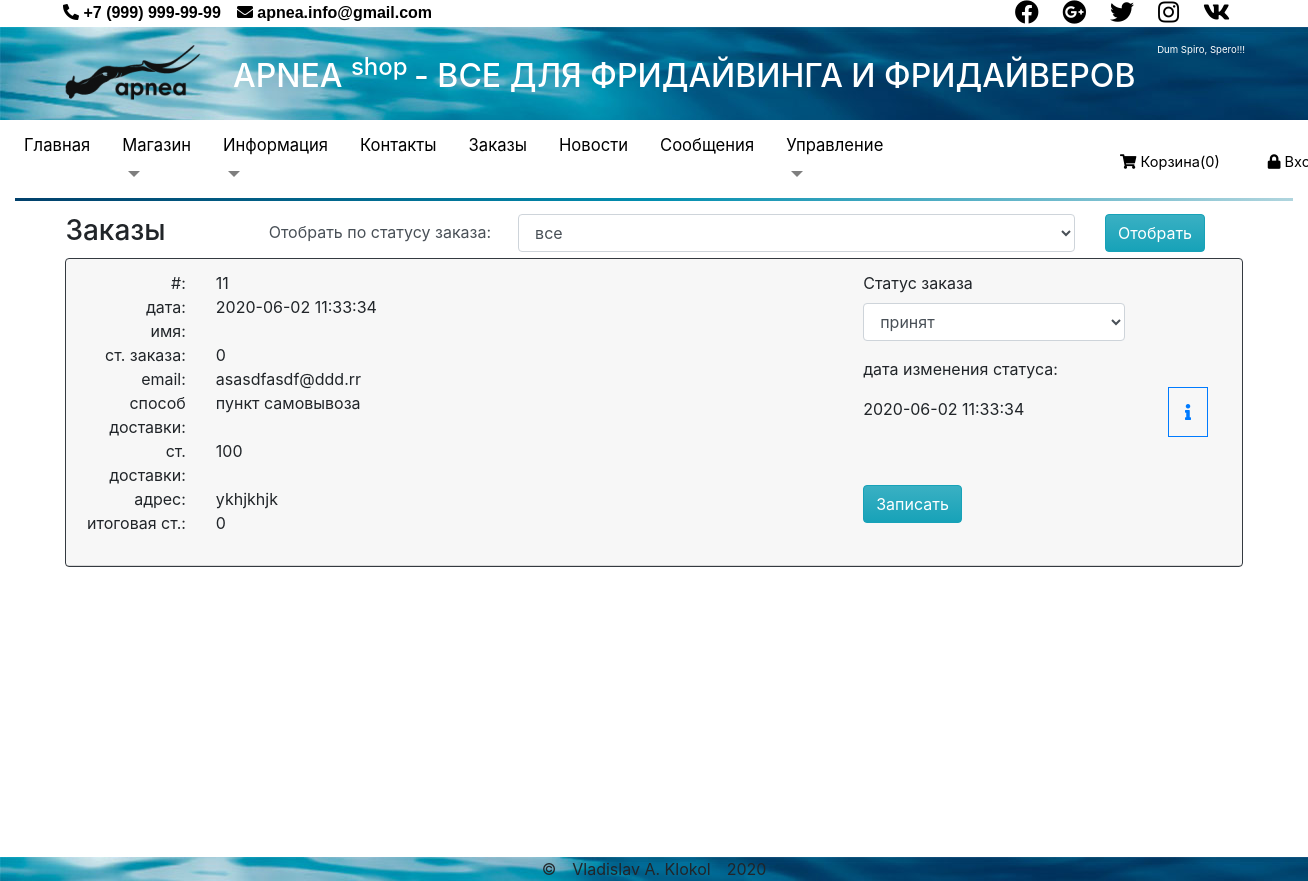
/views/admin/orders.php, run on an earlier commit of the app's database.
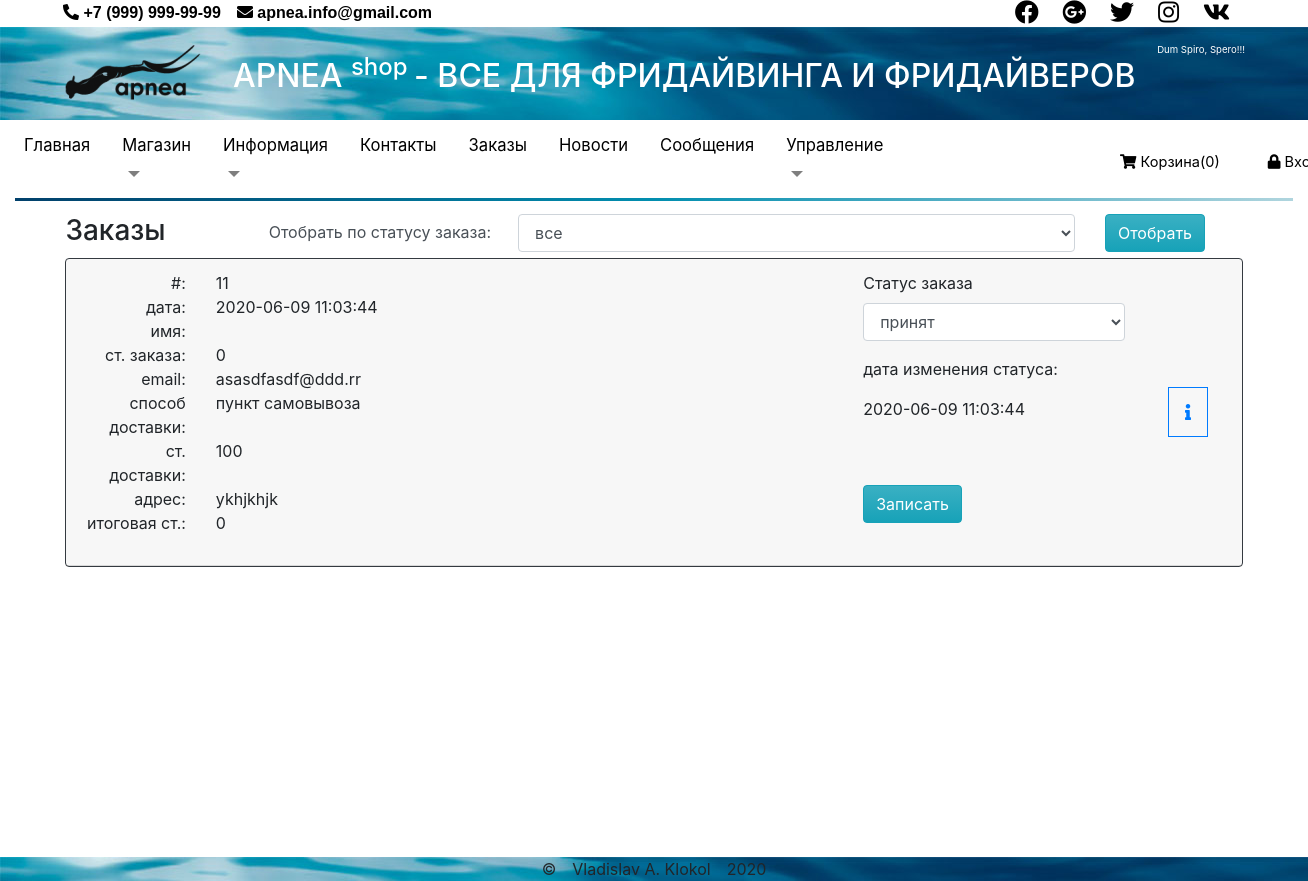
And on a later commit of the database.
### tables this page shows
CREATE TABLE `orders` (
  `id` int(11) NOT NULL,
  `email` varchar(256) NOT NULL,
  `delivery` int(11) DEFAULT '1',
  `address` varchar(2048) DEFAULT NULL,
  `cost_delivery` int(11) DEFAULT '0',
  `date` datetime DEFAULT CURRENT_TIMESTAMP,
  `status_id` int(3) NOT NULL DEFAULT '1',
  `date_status` datetime DEFAULT CURRENT_TIMESTAMP,
  `user` varchar(1024) DEFAULT NULL,
  `cost_product` int(14) NOT NULL DEFAULT '0',
  `cost_total` int(14) NOT NULL DEFAULT '0'
);

CREATE TABLE `delivery` (
  `id` int(11) NOT NULL,
  `name` varchar(256) NOT NULL,
  `cost` int(5) NOT NULL DEFAULT '0'
);

CREATE TABLE `status` (
  `id` int(3) NOT NULL,
  `name` varchar(50) NOT NULL
);

### views/layouts/index.php (called while the page is built, shortened)
<?php
require $_SERVER['DOCUMENT_ROOT'] . '/module/pdo_db.php';
require $_SERVER['DOCUMENT_ROOT'] . '/module/pdo_query.php';
$requestUri = $_SERVER['REQUEST_URI'];
if (isset($_SESSION['basket'])) {
    $inBasket = count($_SESSION['basket']);
} else {
    $inBasket = 0;
}
?>

### module/pdo_query.php (called while the page is built, shortened)
<?php
function getTable(object $pdo, string $table, string $where = "1", $sort = "", $limit = ""): array
{
    $sql = "SELECT * FROM `$table`
    WHERE " . ($where == "" ? 1 : "$where")
        . ($sort == "" ? "" : " ORDER BY $sort")
        . ($limit == "" ? "" : " LIMIT $limit");
    $stmt = $pdo->prepare($sql);
    $stmt->execute();
    return $stmt->fetchAll();
}
function getOrder(object $pdo, array $data): array
{
    $sql = "SELECT
                `orders`.* ,
                `delivery`.name as 'devil'
            FROM `orders`
            LEFT JOIN
                `delivery`
            ON
            `orders`.delivery = `delivery`.id";
    $stmt = $pdo->prepare($sql);
    $stmt->execute();
    return $stmt->fetchAll();
}

### views/admin/orders.php (the view, shortened to what this page needs)
<?php
require $_SERVER['DOCUMENT_ROOT'] . '/views/layouts/index.php';
$status = getTable($pdo, 'status');
if (isset($_POST['selectStatus'])) {
    if ($_POST['status'] == -1) {
        $orders = getOrder($pdo, []);
    } else {
        $orders = getOrder($pdo, $_POST);
    }
} else {
    $orders = getOrder($pdo, []);
};
require  $_SERVER['DOCUMENT_ROOT'] . '/views/layouts/header.php';
?>
<div class="row">
    <div class="col-2">
        <h3>Заказы</h3>
    </div>
    <div class="col-10">
        <form method="POST">
            <div class="row">
                <div class="col-3 text-right form-control border-0">
                    <label for="selectStatus">Отобрать по статусу заказа: </label>
                </div>
                <div class="col-7">
                    <select class="form-control" id="eselectStatus" name="status">
                        <option value="-1">все</option>
                    </select>
                </div>
                <div class="col-2 ">
                    <input type="submit" class="btn btn-info" name="selectStatus" value="Отобрать">
                </div>
            </div>
        </form>
    </div>
</div>
<div class="row">
    <div class="col">
        <div class="accordion" id="accordionExample">
            <?php
            foreach ($orders as $order) {
            ?>
                <div class="card border-dark">
                    <div class="card-header" id="heading<?= $order['id'] ?>">
                        <div class="row mb-0">
                            <div class="col-8">
                                <div class="row">
                                    <div class="col-2 text-right border-bottom border-secondary">#:</div>
                                    <div class="col text-left border-bottom border-secondary"><?= $order['id'] ?></div>
                                </div>
                                <div class="row">
                                    <div class="col-2  text-right border-bottom border-secondary">дата:</div>
                                    <div class="col text-left border-bottom border-secondary"><?= $order['date'] ?></div>
                                </div>
                                <div class="row">
                                    <div class="col-2 text-right border-bottom border-secondary">имя:</div>
                                    <div class="col text-left border-bottom border-secondary"><?= $order['user'] ?></div>
                                </div>
                                <div class="row">
                                    <div class="col-2 text-right border-bottom border-secondary">ст. заказа:</div>
                                    <div class="col text-left border-bottom border-secondary"><?= $order['cost_product'] ?></div>
                                </div>
                                <div class="row">
                                    <div class="col-2  text-right border-bottom border-secondary">email:</div>
                                    <div class="col text-left border-bottom border-secondary"><?= $order['email'] ?></div>
                                </div>
                                <div class="row">
                                    <div class="col-2  text-right border-bottom border-secondary">способ доставки:</div>
                                    <div class="col text-left border-bottom border-secondary"><?= $order['devil'] ?></div>
                                </div>
                                <div class="row">
                                    <div class="col-2  text-right border-bottom border-secondary">ст. доставки:</div>
                                    <div class="col text-left border-bottom border-secondary"><?= $order['cost_delivery'] ?></div>
                                </div>
                                <div class="row">
                                    <div class="col-2  text-right  border-bottom border-secondary">адрес:</div>
                                    <div class="col text-left border-bottom border-secondary"><?= $order['address'] ?></div>
                                </div>
                                <div class="row">
                                    <div class="col-2 text-right border-bottom border-secondary">итоговая ст.:</div>
                                    <div class="col text-left border-bottom border-secondary"><?= $order['cost_total'] ?></div>
                                </div>
                            </div>
                            <div class="col-3">
                                <form method="POST">
                                    <div class="form-group">
                                        <label for="exampleFormControlSelect1">Статус заказа</label>
                                        <select class="form-control" id="exampleFormControlSelect1" name="status">
                                            <?php
                                            foreach ($status as $stat) { ?>
                                                <option value="<?= $stat['id'] ?>" <?= $stat['id'] == $order['status_id'] ? 'selected' : '' ?>><?= $stat['name'] ?></option>
                                            <?php } ?>
                                        </select>
                                    </div>
                                    <p>дата изменения статуса:</p>
                                    <p><?= $order['date_status'] ?></p>
                                    <input type="submit" class="btn btn-info mt-5" name="chnOrder" value="Записать">
                                </form>
                            </div>
                            <button class="col-1 btn btn-link btn-show" type="button" data-toggle="collapse" data-target="#collapse<?= $order['id'] ?>" aria-expanded="true" aria-controls="collapse<?= $order['id'] ?> ">
                                <i class="fas fa-info border border-primary rounded-lg p-3"></i>
                            </button>
                        </div>
                    </div>
                </div>
            <?php } ?>
        </div>
    </div>
</div>
<?php require $_SERVER['DOCUMENT_ROOT'] . '/views/layouts/footer.php';

### views/layouts/header.php (shortened to what this page needs)
<!DOCTYPE html>
<html lang="en">
<head>
    <link rel="stylesheet" href="/css/reset.css">
    <link rel="stylesheet" href="/css/owl.carousel.min.css">
    <link rel="stylesheet" href="/css/owl.theme.default.min.css">
    <link rel="stylesheet" href="/css/all.min.css">
    <link rel="stylesheet" href="/css/bootstrap-change.css">
    <link rel="stylesheet" href="/css/style.css">
</head>
<body>
    <header class="container-fluid header">
        <div class="row d-flex ml-5 mr-5 header-contact-info">
            <ul class="nav nav-pill col-sm-6">
                <li class="mr-3 ">
                    <a href="#">
                        <span class="contactinfo">
                            <i class="fa fa-phone-alt"></i> +7 (999) 999-99-99
                        </span>
                    </a>
                </li>
                <li>
                    <a href="#">
                        <span class="contactinfo">
                            <i class="fa fa-envelope"></i> apnea.info@gmail.com
                        </span>
                    </a>
                </li>
            </ul>
            <div class="col">
                <ul class="nav navbar-pills text-right float-right">
                    <li>
                        <a href="#">
                            <i class="fab fa-facebook  social-icons mr-4"></i>
                        </a>
                    </li>
                    <li>
                        <a href="#">
                            <i class="fab fa-google-plus  social-icons mr-4"></i>
                        </a>
                    </li>
                    <li>
                        <a href="#">
                            <i class="fab fa-twitter  social-icons mr-4"></i>
                        </a>
                    </li>
                    <li>
                        <a href="#">
                            <i class="fab fa-instagram  social-icons mr-4"></i>
                        </a>
                    </li>
                    <li">
                        <a href="#">
                            <i class="fab fa-vk  social-icons"></i>
                        </a>
                </ul>
            </div>
        </div>
        <div class="row d-flex justify-content-between header-logo pt-3 pb-3">
            <div class="col-sm-2">
                <div class="logo ml-5">
                    <a href="/"><img src="/images/logo.png" alt="" /></a>
                </div>
            </div>
            <div class="col">
                <div class="text-right slogan-shop mr-5">Dum Spiro, Spero!!! </div>
                <h2 class="text-left text-white">APNEA <sup> shop </sup> - ВСЕ ДЛЯ ФРИДАЙВИНГА И ФРИДАЙВЕРОВ</h2>
            </div>
        </div>
        <div class="header-menu d-flex justify-content-around">
            <nav class="row navbar navbar-expand-lg navbar-light pt-0 pb-0">
                <div class="collapse navbar-collapse justify-content-start" id="navbarNavDropdown">
                    <ul class="navbar-nav">
                        <li class="nav-item mr-3">
                            <a class="nav-link" href="/">
                                <span class="item-menu <?= ($requestUri == '/' ? 'active' : '') ?>">
                                    Главная <span class="sr-only">(current)</span>
                                </span>
                            </a>
                        </li>
                        <li class="nav-item dropdown mr-3">
                            <a class="nav-link dropdown-toggle" href="#" id="navbarDropdownMenuLink" data-toggle="dropdown" aria-haspopup="true" aria-expanded="false">
                                <span class="item-menu <?= ($requestUri == '/views/service/delivery.php' || $requestUri == '/views/catalog/' ? 'active' : '') ?>">
                                    Магазин
                                </span>
                            </a>
                        </li>
                        <li class="nav-item dropdown mr-3">
                            <a class="nav-link dropdown-toggle" href="#" id="navbarDropdownMenuLink" data-toggle="dropdown" aria-haspopup="true" aria-expanded="false">
                                <span class="item-menu <?= ($requestUri == '/views/service/about.php' ||  $requestUri == '/views/service/news.php' || $requestUri == '/views/service/messages.php' ? 'active' : '') ?>">
                                    Информация
                                </span>
                            </a>
                        </li>
                        <li class="nav-item mr-3">
                            <a class="nav-link" href="/views/service/contact.php">
                                <span class="item-menu <?= ($requestUri == '/views/service/contact.php' ? 'active' : '') ?>">
                                    Контакты
                                </span>
                            </a>
                        </li>
                        <li class="nav-item mr-3">
                            <a class="nav-link" href="/views/admin/orders.php">
                                <span class="item-menu">
                                    Заказы
                                </span>
                            </a>
                        </li>
                        <li class="nav-item mr-3">
                            <a class="nav-link" href="/views/admin/news.php">
                                <span class="item-menu">
                                    Новости
                                </span>
                            </a>
                        </li>
                        <li class="nav-item mr-3">
                            <a class="nav-link" href="/views/admin/messages.php">
                                <span class="item-menu">
                                    Сообщения
                                </span>
                            </a>
                        </li>
                        <li class="nav-item dropdown mr-3">
                            <a class="nav-link dropdown-toggle" href="#" id="navbarDropdownMenuLink" data-toggle="dropdown" aria-haspopup="true" aria-expanded="false">
                                <span class="item-menu">
                                    Управление
                                </span>
                            </a>
                        </li>
                    </ul>
                </div>
            </nav>
            <div class="col-sm-4 align-self-center">
                <ul class="nav navbar-nav float-right d-flex flex-row">
                    <li class="mr-5">
                        <a href="/views/order/">
                            <span class="header-enter">
                                <i class="fa fa-shopping-cart"></i>
                                Корзина(<span id="cart-count"><?= $inBasket ?></span>)
                            </span>
                        </a>
                    </li>
                    <li>
                        <a href="/user/login/">
                            <span class="header-enter">
                                <i class="fa fa-lock"></i>
                                Вход
                            </span>
                        </a>
                    </li>
                </ul>
            </div>
        </div>
        <hr class="hr-horizontal-gradient mt-0 mb-0">
    </header>
    <main class="container-fluid main-container">

### views/layouts/footer.php (shortened to what this page needs)
</main>
<footer class="container-fluid footer text-center">
            <div>&copy;&emsp;Vladislav A. Klokol&emsp;2020</div>
        </footer>
</body>
</html>

### css/style.css (style rules this page uses)
.header-logo, .footer { background-image: url("../images/water-banner-header.jpg"); }
header { background-color: #fff; }
.slogan-shop { font-size: 0.6em; color: #fff; }
.contactinfo { font-size: 1em; color: #000; font-family: Arial, Helvetica, sans-serif; font-weight: bold; }
.social-icons { font-size: 1.5em; color: #000; }
.navbar-nav { font-size: 1.3em; }
.header-enter { color: #000; font-size: 0.7em; }
.item-menu, .item-submenu { color: #000; font-weight: normal; font-size: 0.8em; }
.hr-horizontal-gradient { height: 3px; border: none; background: linear-gradient(45deg, #01406b, #028eaf, #b0d5de); }
.main-container { padding: 1% 5%; min-height: 82vh; }

What changed in the data, as far as the page shows it:
changed orders "asasdfasdf@ddd.rr": date "2020-06-02 11:33:34" → "2020-06-09 11:03:44"; date_status "2020-06-02 11:33:34" → "2020-06-09 11:03:44"
